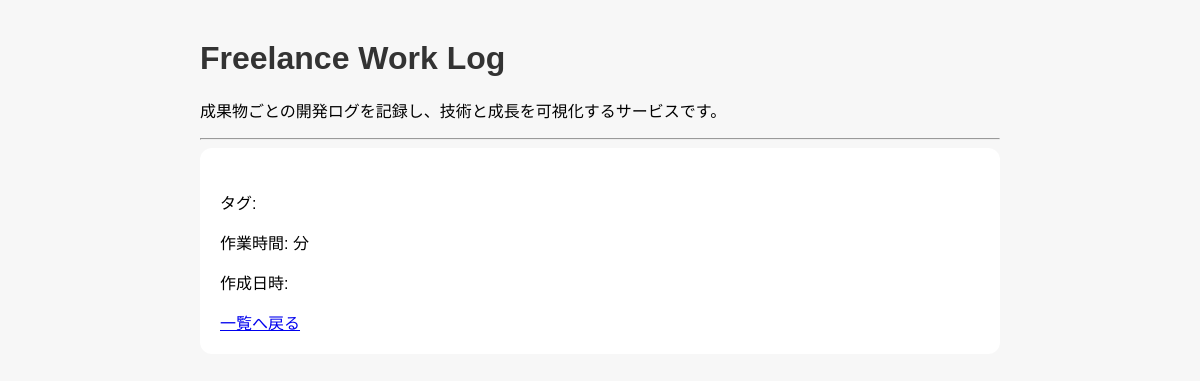
The page /posts-page/6 on the database as committed earlier.
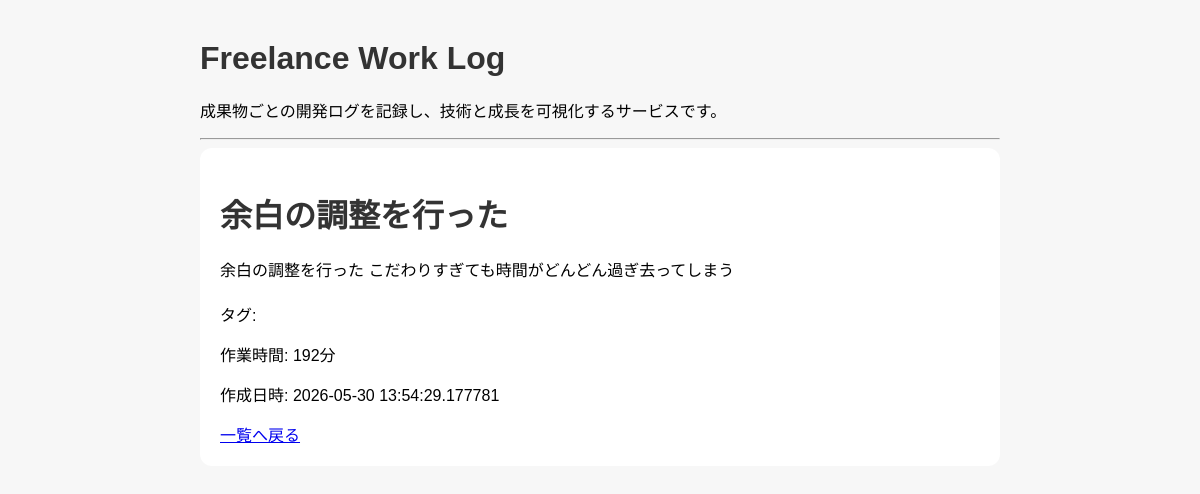
The same page on the database as committed later.
### app/models.py (models this page shows)
class Post(Base):
    __tablename__ = "posts"
    id = Column(Integer, primary_key=True, index=True)
    title = Column(String)
    content = Column(String)
    task_type = Column(String)
    start_time = Column(DateTime)
    end_time = Column(DateTime)
    work_time_minutes = Column(Integer)
    work_id = Column(Integer, ForeignKey("works.id"))
    work = relationship(
        "Work",
        back_populates="posts"
    )
    created_at = Column(DateTime, default=datetime.now)

### app/main.py (the view)
@app.get("/posts-page/{post_id}")
def post_detail_page(post_id: int, request: Request, db: Session = Depends(get_db)):
    post = db.query(models.Post).filter(models.Post.id == post_id).first()
    if post:
        post.content = markdown.markdown(
            post.content,
            extensions=["fenced_code"]
        )
    return templates.TemplateResponse(
        request,
        "post_detail.html",
        {"post": post}
    )

### app/templates/post_detail.html
{% extends "base.html" %}
{% block content %}
  <div class="post-card">
    <h1>{{ post.title }}</h1>
    <div class="content">
      {{ post.content | safe }}
    </div>
    <p>タグ: {{ post.tags }}</p>
    <p>作業時間: {{ post.work_time_minutes }}分</p>
    <p>作成日時: {{ post.created_at }}</p>
    <a href="/posts-page">一覧へ戻る</a>
  </div>
{% endblock %}

Rows that differ between the two databases and show on the page:
added Post: title "余白の調整を行った", content "余白の調整を行った こだわりすぎても時間がどんどん過ぎ去ってしまう", work_time_minutes "192", created_at "2026-05-30 13:54:29.177781"
